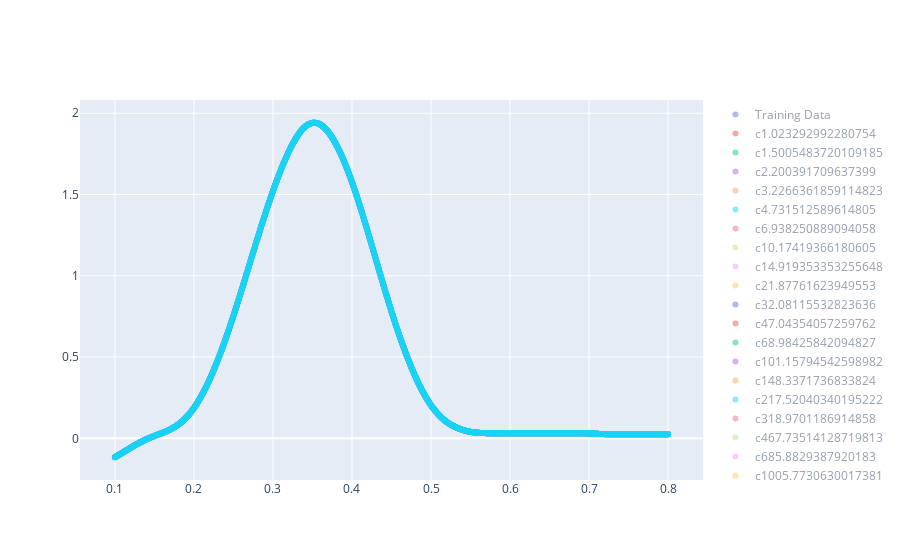

The notebook cell this image was saved under:
### Code cell
fig = go.Figure()
print("Knot type: ", knot_type)

#x = np.random.random(n_data)*10
xplot = np.linspace(0.1,0.8,1000)

plot_Lcurve = dict()
#for k, v in sol_Lcurve_new.items():
#    plot_Lcurve[k.split("_")[-1]] = M.predict(xplot.reshape(-1,1), model=v["model"], coef_=v["coef_"])

for k,v in sol_Lcurve.items():
    plot_Lcurve[k.split("_")[-1]] = B.predict(xplot, v["coef_"], v["knots"])
    
fig.add_trace(go.Scatter(x=df_test["x"], y=df_test["y"], mode="markers", name="Training Data"))
for k,v in plot_Lcurve.items():
    fig.add_trace(go.Scatter(x=xplot, y=v, mode="markers", name=k))
fig.show()

### Figure 1 — Plotly figure (JSON) as saved in the notebook; plotly's stock layout.template omitted (floating-point values rounded to 4 significant figures; data arrays with more than 128 entries replaced by an {"elided": "..."} marker saying what was removed)
{"data": [{"mode": "markers", "name": "Training Data", "type": "scatter", "visible": "legendonly", "x": [0.2935, 0.7543, 0.698, 0.7719, 0.3884, 0.7261, 0.399, 0.4236, 0.3709, 0.7578, 0.1668, 0.5678, 0.3357, 0.494, 0.7296, 0.6593, 0.7508, 0.3181, 0.297, 0.2161, 0.7015, 0.3603, 0.4623, 0.7191, 0.4166, 0.5925, 0.4131, 0.5784, 0.7332, 0.2548, 0.1106, 0.7437, 0.5854, 0.4518, 0.3216, 0.3146, 0.3286, 0.705, 0.304, 0.4693, 0.5256, 0.2724, 0.2196, 0.4869, 0.2231, 0.4834, 0.7754, 0.4482, 0.1035, 0.5995], "y": [1.581, -0.1453, 0.1532, 0.07584, 1.808, -0.05937, 1.435, 1.184, 1.906, -0.0338, 0.07072, 0.07655, 1.815, 0.1615, 0.115, -0.04461, 0.06306, 1.802, 1.446, 0.344, -0.1986, 1.869, 0.6098, 0.03965, 1.322, -0.1363, 1.379, -0.1374, 0.1336, 0.9544, 0.1705, 0.05144, 0.05763, 0.8263, 1.878, 1.751, 1.915, 0.03651, 1.64, 0.7399, 0.1347, 1.103, 0.4022, 0.2742, 0.5358, 0.2789, -0.1134, 0.5275, -0.001029, -0.1507]}, {"mode": "markers", "name": "c1.023292992280754", "type": "scatter", "visible": "legendonly", "x": {"elided": "1000 float values"}, "y": {"elided": "1000 float values"}}, {"mode": "markers", "name": "c1.5005483720109185", "type": "scatter", "visible": "legendonly", "x": {"elided": "1000 float values"}, "y": {"elided": "1000 float values"}}, {"mode": "markers", "name": "c2.200391709637399", "type": "scatter", "visible": "legendonly", "x": {"elided": "1000 float values"}, "y": {"elided": "1000 float values"}}, {"mode": "markers", "name": "c3.2266361859114823", "type": "scatter", "visible": "legendonly", "x": {"elided": "1000 float values"}, "y": {"elided": "1000 float values"}}, {"mode": "markers", "name": "c4.731512589614805", "type": "scatter", "visible": "legendonly", "x": {"elided": "1000 float values"}, "y": {"elided": "1000 float values"}}, {"mode": "markers", "name": "c6.938250889094058", "type": "scatter", "visible": "legendonly", "x": {"elided": "1000 float values"}, "y": {"elided": "1000 float values"}}, {"mode": "markers", "name": "c10.17419366180605", "type": "scatter", "visible": "legendonly", "x": {"elided": "1000 float values"}, "y": {"elided": "1000 float values"}}, {"mode": "markers", "name": "c14.919353353255648", "type": "scatter", "visible": "legendonly", "x": {"elided": "1000 float values"}, "y": {"elided": "1000 float values"}}, {"mode": "markers", "name": "c21.87761623949553", "type": "scatter", "visible": "legendonly", "x": {"elided": "1000 float values"}, "y": {"elided": "1000 float values"}}, {"mode": "markers", "name": "c32.08115532823636", "type": "scatter", "visible": "legendonly", "x": {"elided": "1000 float values"}, "y": {"elided": "1000 float values"}}, {"mode": "markers", "name": "c47.04354057259762", "type": "scatter", "visible": "legendonly", "x": {"elided": "1000 float values"}, "y": {"elided": "1000 float values"}}, {"mode": "markers", "name": "c68.98425842094827", "type": "scatter", "visible": "legendonly", "x": {"elided": "1000 float values"}, "y": {"elided": "1000 float values"}}, {"mode": "markers", "name": "c101.15794542598982", "type": "scatter", "visible": "legendonly", "x": {"elided": "1000 float values"}, "y": {"elided": "1000 float values"}}, {"mode": "markers", "name": "c148.3371736833824", "type": "scatter", "visible": "legendonly", "x": {"elided": "1000 float values"}, "y": {"elided": "1000 float values"}}, {"mode": "markers", "name": "c217.52040340195222", "type": "scatter", "visible": "legendonly", "x": {"elided": "1000 float values"}, "y": {"elided": "1000 float values"}}, {"mode": "markers", "name": "c318.9701186914858", "type": "scatter", "visible": "legendonly", "x": {"elided": "1000 float values"}, "y": {"elided": "1000 float values"}}, {"mode": "markers", "name": "c467.73514128719813", "type": "scatter", "visible": "legendonly", "x": {"elided": "1000 float values"}, "y": {"elided": "1000 float values"}}, {"mode": "markers", "name": "c685.8829387920183", "type": "scatter", "visible": "legendonly", "x": {"elided": "1000 float values"}, "y": {"elided": "1000 float values"}}, {"mode": "markers", "name": "c1005.7730630017381", "type": "scatter", "visible": "legendonly", "x": {"elided": "1000 float values"}, "y": {"elided": "1000 float values"}}, {"mode": "markers", "name": "c1474.857292764125", "type": "scatter", "visible": true, "x": {"elided": "1000 float values"}, "y": {"elided": "1000 float values"}}, {"mode": "markers", "name": "c2162.71852372702", "type": "scatter", "visible": "legendonly", "x": {"elided": "1000 float values"}, "y": {"elided": "1000 float values"}}, {"mode": "markers", "name": "c3171.392537989798", "type": "scatter", "visible": "legendonly", "x": {"elided": "1000 float values"}, "y": {"elided": "1000 float values"}}, {"mode": "markers", "name": "c4650.503761666063", "type": "scatter", "visible": "legendonly", "x": {"elided": "1000 float values"}, "y": {"elided": "1000 float values"}}, {"mode": "markers", "name": "c6819.460214464241", "type": "scatter", "visible": "legendonly", "x": {"elided": "1000 float values"}, "y": {"elided": "1000 float values"}}, {"mode": "markers", "name": "c10000.0", "type": "scatter", "visible": true, "x": {"elided": "1000 float values"}, "y": {"elided": "1000 float values"}}], "layout": {"autosize": true, "xaxis": {"autorange": true, "range": [0.05845, 0.8416], "type": "linear"}, "yaxis": {"autorange": true, "range": [-0.267, 2.092], "type": "linear"}}}
